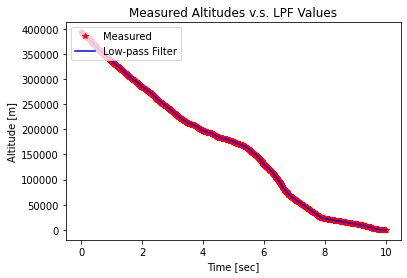

The Python source for this figure:
# -*- coding: utf-8 -*-
"""card.ipynb

Automatically generated by Colaboratory.

Original file is located at
    https://colab.research.google.com/drive/1pKQQk82m4euf88Sp8YMje9yw4_L4rU4O
"""



import numpy as np
import matplotlib.pyplot as plt
from scipy import io
import pandas as pd

input_mat = pd.read_csv('/content/서울시민카드.csv', encoding='euc-kr')

len(input_mat)

alpha = 0.7
n_samples = 1792
time_end = 10

dt = time_end / n_samples
time = np.arange(0,time_end,dt)
x_meas_save = np.zeros(n_samples)
x_esti_save = np.zeros(n_samples)
x_avg_save = np.zeros(n_samples)

data=input_mat["b"]

def low_pass_filter(x_meas, x_esti,m_alpha):
    """Calculate average sonar using a low-pass filter."""
    x_esti = m_alpha * x_esti + (1 - alpha) * x_meas
    return x_esti

def average(k, x_avg_k_1, x_measure):
    alpha = (k-1)/k
    x_avg_k = alpha * x_avg_k_1 +(1-alpha)*x_measure
    return x_avg_k

x_esti = None
x_avg = 0
for i in range(n_samples):
    x_meas = data[i]
    k = i + 1
    x_avg = average(k, x_meas, x_avg)
    if i == 0:
        x_esti = x_meas
    else:
        x_esti = low_pass_filter(x_meas, x_esti, alpha)

    x_meas_save[i] = x_meas
    x_esti_save[i] = x_esti
    x_avg_save[i] = x_avg

plt.plot(time, x_meas_save, 'r*', label='Measured')
plt.plot(time, x_esti_save, 'b-', label='Low-pass Filter')
plt.legend(loc='upper left')
plt.title('Measured Altitudes v.s. LPF Values')
plt.xlabel('Time [sec]')
plt.ylabel('Altitude [m]')
plt.savefig('/png')